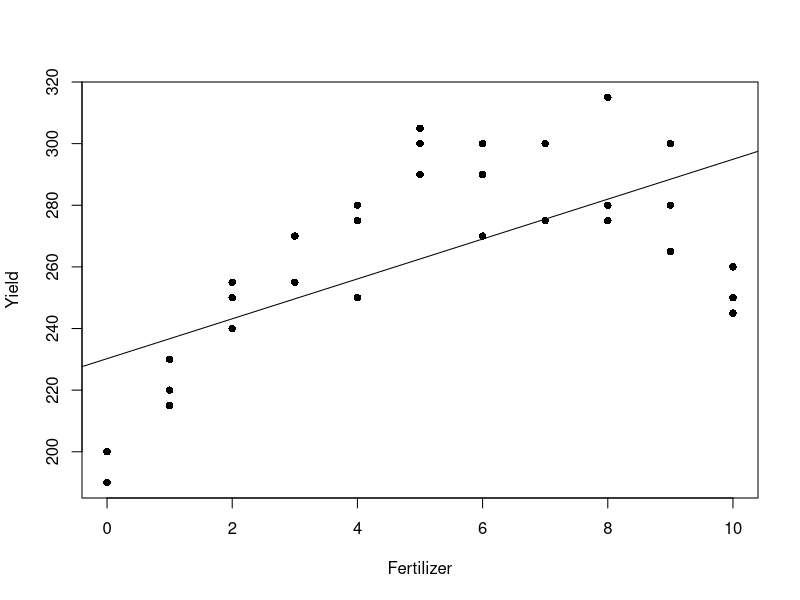
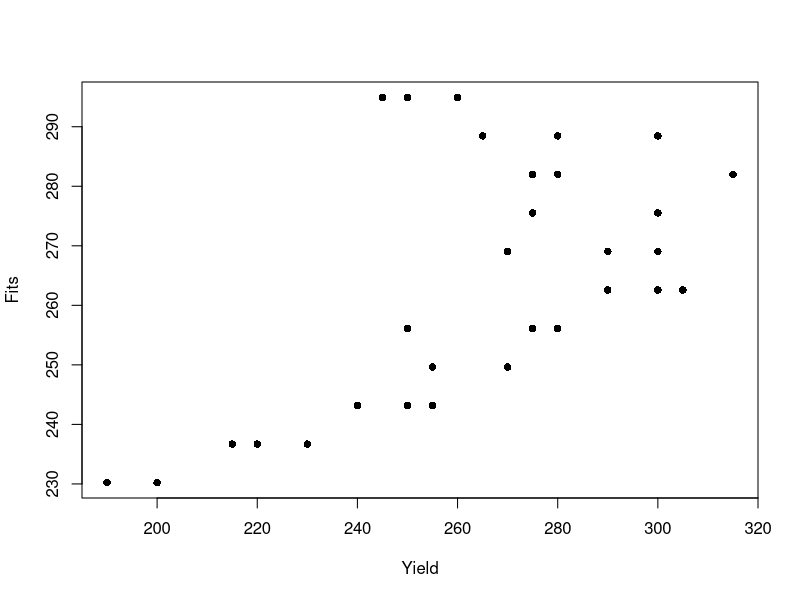
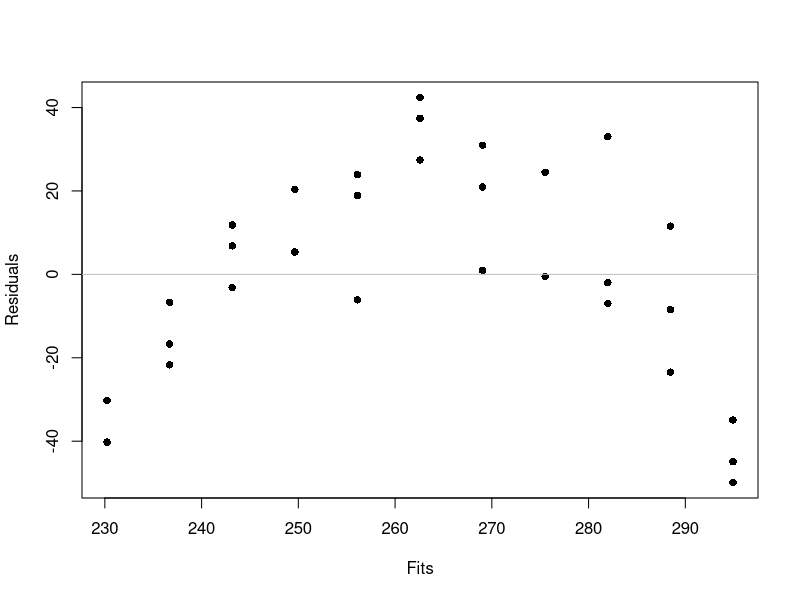
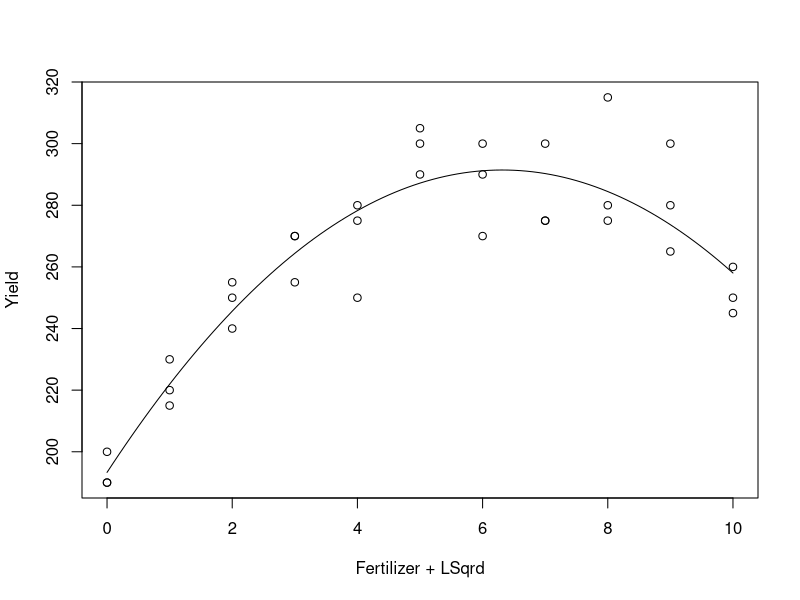

These figures' R source, in order:
# 2.4

crop_data <- read.table("crop.txt", header=T, sep='\t')

set.seed(123)

# a
crop_lm <- lm(Yield~Fertilizer, data=crop_data)
summary(crop_lm)

FIT <- fitted(crop_lm)
RES <- resid(crop_lm)

plot(crop_data$Fertilizer,crop_data$Yield, ylab="Yield",xlab="Fertilizer",pch=16)
abline(crop_lm)

plot(crop_data$Yield,FIT, ylab="Fits",xlab="Yield",pch=16)

plot(FIT,RES, xlab="Fits",ylab="Residuals",pch=16)
abline(a=0,b=0,col="grey",lwd=1)

# b
set.seed(123)
crop_lm2 <- lm(Yield~Fertilizer+LSqrd, data=crop_data)
summary(crop_lm2)

x <- crop_data$Fertilizer # x^2 = LSqrd
beta_1 <- 31.0812
beta_2 <- -2.4611
const_term <- 193.3100

plot(crop_data$Fertilizer, crop_data$Yield, xlab="Fertilizer + LSqrd",ylab="Yield")
curve((const_term + beta_1*x + beta_2*x^2), from=0, to=10, ylab='Yield', xlab="Fertilizer + LSqrd", add=TRUE)




